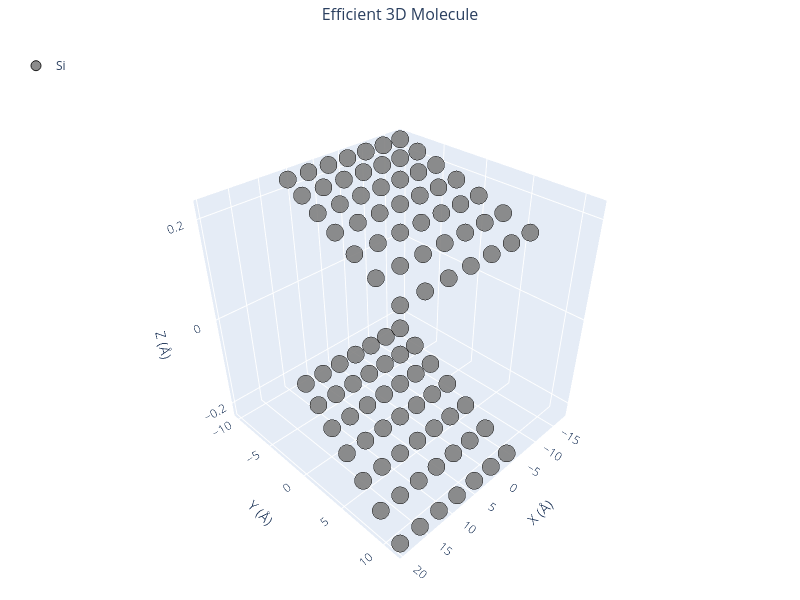

Notebook cell for this chart:
### Markdown cell above
### 🔹 Example 1 – Silicene Sheet with Armchair Edge, width=10, length=10, default buckling (≈0.44 Å)

In this example, a silicene sheet is created with armchair-type edges. 
Armchair edges, similar to those in graphene, produce smoother terminations with relatively uniform electronic density along the boundary. 

The default buckling height (~0.44 Å) is automatically applied to mimic the out-of-plane displacement of silicon atoms. 

Such configurations are often used to study strain effects or bandgap modulation in armchair silicene nanoribbons.

### Code cell
from pygamlab.structures.GAM_architectures.GAM_sillicene import Silicene 

from pygamlab.structures.gamvis import Molecular_Visualizer 

builder = Silicene(width=10, length=10, edge_type='armchair')
silicene1=builder.atoms 
 
Molecular_Visualizer(silicene1,format='efficient_plotly') 
Molecular_Visualizer(silicene1,format='matplotlib') 
Molecular_Visualizer(silicene1,format='pyvista')

### Figure 1 — Plotly figure (JSON) as saved in the notebook; plotly's stock layout.template omitted (floating-point values rounded to 4 significant figures)
{"data": [{"hoverinfo": "text", "hovertext": ["Atom 1<br>Element: Si<br>Position: (-17.41, -10.05, 0.22)", "Atom 2<br>Element: Si<br>Position: (-15.48, -8.94, -0.22)", "Atom 3<br>Element: Si<br>Position: (-15.48, -6.70, 0.22)", "Atom 4<br>Element: Si<br>Position: (-13.54, -5.59, -0.22)", "Atom 5<br>Element: Si<br>Position: (-13.54, -3.35, 0.22)", "Atom 6<br>Element: Si<br>Position: (-11.61, -2.23, -0.22)", "Atom 7<br>Element: Si<br>Position: (-11.61, 0.00, 0.22)", "Atom 8<br>Element: Si<br>Position: (-9.67, 1.12, -0.22)", "Atom 9<br>Element: Si<br>Position: (-9.67, 3.35, 0.22)", "Atom 10<br>Element: Si<br>Position: (-7.74, 4.47, -0.22)", "Atom 11<br>Element: Si<br>Position: (-7.74, 6.70, 0.22)", "Atom 12<br>Element: Si<br>Position: (-5.80, 7.82, -0.22)", "Atom 13<br>Element: Si<br>Position: (-5.80, 10.05, 0.22)", "Atom 14<br>Element: Si<br>Position: (-3.87, 11.17, -0.22)", "Atom 15<br>Element: Si<br>Position: (-13.54, -10.05, 0.22)", "Atom 16<br>Element: Si<br>Position: (-11.61, -8.94, -0.22)", "Atom 17<br>Element: Si<br>Position: (-11.61, -6.70, 0.22)", "Atom 18<br>Element: Si<br>Position: (-9.67, -5.59, -0.22)", "Atom 19<br>Element: Si<br>Position: (-9.68, -3.35, 0.22)", "Atom 20<br>Element: Si<br>Position: (-7.74, -2.23, -0.22)", "Atom 21<br>Element: Si<br>Position: (-7.74, 0.00, 0.22)", "Atom 22<br>Element: Si<br>Position: (-5.80, 1.12, -0.22)", "Atom 23<br>Element: Si<br>Position: (-5.80, 3.35, 0.22)", "Atom 24<br>Element: Si<br>Position: (-3.87, 4.47, -0.22)", "Atom 25<br>Element: Si<br>Position: (-3.87, 6.70, 0.22)", "Atom 26<br>Element: Si<br>Position: (-1.94, 7.82, -0.22)", "Atom 27<br>Element: Si<br>Position: (-1.94, 10.05, 0.22)", "Atom 28<br>Element: Si<br>Position: (-0.00, 11.17, -0.22)", "Atom 29<br>Element: Si<br>Position: (-9.68, -10.05, 0.22)", "Atom 30<br>Element: Si<br>Position: (-7.74, -8.94, -0.22)", "Atom 31<br>Element: Si<br>Position: (-7.74, -6.70, 0.22)", "Atom 32<br>Element: Si<br>Position: (-5.80, -5.59, -0.22)", "Atom 33<br>Element: Si<br>Position: (-5.80, -3.35, 0.22)", "Atom 34<br>Element: Si<br>Position: (-3.87, -2.23, -0.22)", "Atom 35<br>Element: Si<br>Position: (-3.87, 0.00, 0.22)", "Atom 36<br>Element: Si<br>Position: (-1.94, 1.12, -0.22)", "Atom 37<br>Element: Si<br>Position: (-1.94, 3.35, 0.22)", "Atom 38<br>Element: Si<br>Position: (0.00, 4.47, -0.22)", "Atom 39<br>Element: Si<br>Position: (0.00, 6.70, 0.22)", "Atom 40<br>Element: Si<br>Position: (1.94, 7.82, -0.22)", "Atom 41<br>Element: Si<br>Position: (1.93, 10.05, 0.22)", "Atom 42<br>Element: Si<br>Position: (3.87, 11.17, -0.22)", "Atom 43<br>Element: Si<br>Position: (-5.80, -10.05, 0.22)", "Atom 44<br>Element: Si<br>Position: (-3.87, -8.94, -0.22)", "Atom 45<br>Element: Si<br>Position: (-3.87, -6.70, 0.22)", "Atom 46<br>Element: Si<br>Position: (-1.94, -5.59, -0.22)", "Atom 47<br>Element: Si<br>Position: (-1.94, -3.35, 0.22)", "Atom 48<br>Element: Si<br>Position: (0.00, -2.23, -0.22)", "Atom 49<br>Element: Si<br>Position: (0.00, 0.00, 0.22)", "Atom 50<br>Element: Si<br>Position: (1.94, 1.12, -0.22)", "Atom 51<br>Element: Si<br>Position: (1.94, 3.35, 0.22)", "Atom 52<br>Element: Si<br>Position: (3.87, 4.47, -0.22)", "Atom 53<br>Element: Si<br>Position: (3.87, 6.70, 0.22)", "Atom 54<br>Element: Si<br>Position: (5.80, 7.82, -0.22)", "Atom 55<br>Element: Si<br>Position: (5.80, 10.05, 0.22)", "Atom 56<br>Element: Si<br>Position: (7.74, 11.17, -0.22)", "Atom 57<br>Element: Si<br>Position: (-1.93, -10.05, 0.22)", "Atom 58<br>Element: Si<br>Position: (0.00, -8.94, -0.22)", "Atom 59<br>Element: Si<br>Position: (0.00, -6.70, 0.22)", "Atom 60<br>Element: Si<br>Position: (1.94, -5.59, -0.22)", "Atom 61<br>Element: Si<br>Position: (1.94, -3.35, 0.22)", "Atom 62<br>Element: Si<br>Position: (3.87, -2.23, -0.22)", "Atom 63<br>Element: Si<br>Position: (3.87, 0.00, 0.22)", "Atom 64<br>Element: Si<br>Position: (5.80, 1.12, -0.22)", "Atom 65<br>Element: Si<br>Position: (5.80, 3.35, 0.22)", "Atom 66<br>Element: Si<br>Position: (7.74, 4.47, -0.22)", "Atom 67<br>Element: Si<br>Position: (7.74, 6.70, 0.22)", "Atom 68<br>Element: Si<br>Position: (9.68, 7.82, -0.22)", "Atom 69<br>Element: Si<br>Position: (9.68, 10.05, 0.22)", "Atom 70<br>Element: Si<br>Position: (11.61, 11.17, -0.22)", "Atom 71<br>Element: Si<br>Position: (1.94, -10.05, 0.22)", "Atom 72<br>Element: Si<br>Position: (3.87, -8.94, -0.22)", "Atom 73<br>Element: Si<br>Position: (3.87, -6.70, 0.22)", "Atom 74<br>Element: Si<br>Position: (5.80, -5.59, -0.22)", "Atom 75<br>Element: Si<br>Position: (5.80, -3.35, 0.22)", "Atom 76<br>Element: Si<br>Position: (7.74, -2.23, -0.22)", "Atom 77<br>Element: Si<br>Position: (7.74, 0.00, 0.22)", "Atom 78<br>Element: Si<br>Position: (9.68, 1.12, -0.22)", "Atom 79<br>Element: Si<br>Position: (9.68, 3.35, 0.22)", "Atom 80<br>Element: Si<br>Position: (11.61, 4.47, -0.22)", "Atom 81<br>Element: Si<br>Position: (11.61, 6.70, 0.22)", "Atom 82<br>Element: Si<br>Position: (13.54, 7.82, -0.22)", "Atom 83<br>Element: Si<br>Position: (13.54, 10.05, 0.22)", "Atom 84<br>Element: Si<br>Position: (15.48, 11.17, -0.22)", "Atom 85<br>Element: Si<br>Position: (5.80, -10.05, 0.22)", "Atom 86<br>Element: Si<br>Position: (7.74, -8.94, -0.22)", "Atom 87<br>Element: Si<br>Position: (7.74, -6.70, 0.22)", "Atom 88<br>Element: Si<br>Position: (9.67, -5.59, -0.22)", "Atom 89<br>Element: Si<br>Position: (9.67, -3.35, 0.22)", "Atom 90<br>Element: Si<br>Position: (11.61, -2.23, -0.22)", "Atom 91<br>Element: Si<br>Position: (11.61, 0.00, 0.22)", "Atom 92<br>Element: Si<br>Position: (13.54, 1.12, -0.22)", "Atom 93<br>Element: Si<br>Position: (13.54, 3.35, 0.22)", "Atom 94<br>Element: Si<br>Position: (15.48, 4.47, -0.22)", "Atom 95<br>Element: Si<br>Position: (15.48, 6.70, 0.22)", "Atom 96<br>Element: Si<br>Position: (17.41, 7.82, -0.22)", "Atom 97<br>Element: Si<br>Position: (17.41, 10.05, 0.22)", "Atom 98<br>Element: Si<br>Position: (19.35, 11.17, -0.22)"], "marker": {"color": "gray", "line": {"color": "black", "width": 1}, "opacity": 0.9, "size": 10}, "mode": "markers", "name": "Si", "type": "scatter3d", "x": [-17.41, -15.48, -15.48, -13.54, -13.54, -11.61, -11.61, -9.675, -9.675, -7.74, -7.74, -5.805, -5.805, -3.87, -13.54, -11.61, -11.61, -9.675, -9.675, -7.74, -7.74, -5.805, -5.805, -3.87, -3.87, -1.935, -1.935, -4.441e-16, -9.675, -7.74, -7.74, -5.805, -5.805, -3.87, -3.87, -1.935, -1.935, 0.0, 0.0, 1.935, 1.935, 3.87, -5.805, -3.87, -3.87, -1.935, -1.935, 0.0, 0.0, 1.935, 1.935, 3.87, 3.87, 5.805, 5.805, 7.74, -1.935, 4.441e-16, 0.0, 1.935, 1.935, 3.87, 3.87, 5.805, 5.805, 7.74, 7.74, 9.675, 9.675, 11.61, 1.935, 3.87, 3.87, 5.805, 5.805, 7.74, 7.74, 9.675, 9.675, 11.61, 11.61, 13.54, 13.54, 15.48, 5.805, 7.74, 7.74, 9.675, 9.675, 11.61, 11.61, 13.54, 13.54, 15.48, 15.48, 17.41, 17.41, 19.35], "y": [-10.05, -8.937, -6.703, -5.586, -3.352, -2.234, 0.0, 1.117, 3.352, 4.469, 6.703, 7.82, 10.05, 11.17, -10.05, -8.937, -6.703, -5.586, -3.352, -2.234, 0.0, 1.117, 3.352, 4.469, 6.703, 7.82, 10.05, 11.17, -10.05, -8.937, -6.703, -5.586, -3.352, -2.234, 0.0, 1.117, 3.352, 4.469, 6.703, 7.82, 10.05, 11.17, -10.05, -8.937, -6.703, -5.586, -3.352, -2.234, 0.0, 1.117, 3.352, 4.469, 6.703, 7.82, 10.05, 11.17, -10.05, -8.937, -6.703, -5.586, -3.352, -2.234, 0.0, 1.117, 3.352, 4.469, 6.703, 7.82, 10.05, 11.17, -10.05, -8.937, -6.703, -5.586, -3.352, -2.234, 0.0, 1.117, 3.352, 4.469, 6.703, 7.82, 10.05, 11.17, -10.05, -8.937, -6.703, -5.586, -3.352, -2.234, 0.0, 1.117, 3.352, 4.469, 6.703, 7.82, 10.05, 11.17], "z": [0.22, -0.22, 0.22, -0.22, 0.22, -0.22, 0.22, -0.22, 0.22, -0.22, 0.22, -0.22, 0.22, -0.22, 0.22, -0.22, 0.22, -0.22, 0.22, -0.22, 0.22, -0.22, 0.22, -0.22, 0.22, -0.22, 0.22, -0.22, 0.22, -0.22, 0.22, -0.22, 0.22, -0.22, 0.22, -0.22, 0.22, -0.22, 0.22, -0.22, 0.22, -0.22, 0.22, -0.22, 0.22, -0.22, 0.22, -0.22, 0.22, -0.22, 0.22, -0.22, 0.22, -0.22, 0.22, -0.22, 0.22, -0.22, 0.22, -0.22, 0.22, -0.22, 0.22, -0.22, 0.22, -0.22, 0.22, -0.22, 0.22, -0.22, 0.22, -0.22, 0.22, -0.22, 0.22, -0.22, 0.22, -0.22, 0.22, -0.22, 0.22, -0.22, 0.22, -0.22, 0.22, -0.22, 0.22, -0.22, 0.22, -0.22, 0.22, -0.22, 0.22, -0.22, 0.22, -0.22, 0.22, -0.22]}], "layout": {"font": {"size": 12}, "height": 600, "legend": {"x": 0.02, "y": 0.98}, "margin": {"b": 0, "l": 0, "r": 0, "t": 40}, "scene": {"aspectmode": "cube", "bgcolor": "rgba(240,240,240,0.1)", "camera": {"eye": {"x": 1.5, "y": 1.5, "z": 1.5}}, "xaxis": {"title": {"text": "X (Å)"}}, "yaxis": {"title": {"text": "Y (Å)"}}, "zaxis": {"title": {"text": "Z (Å)"}}}, "showlegend": true, "title": {"font": {"size": 16}, "text": "Efficient 3D Molecule", "x": 0.5}, "width": 800}}
